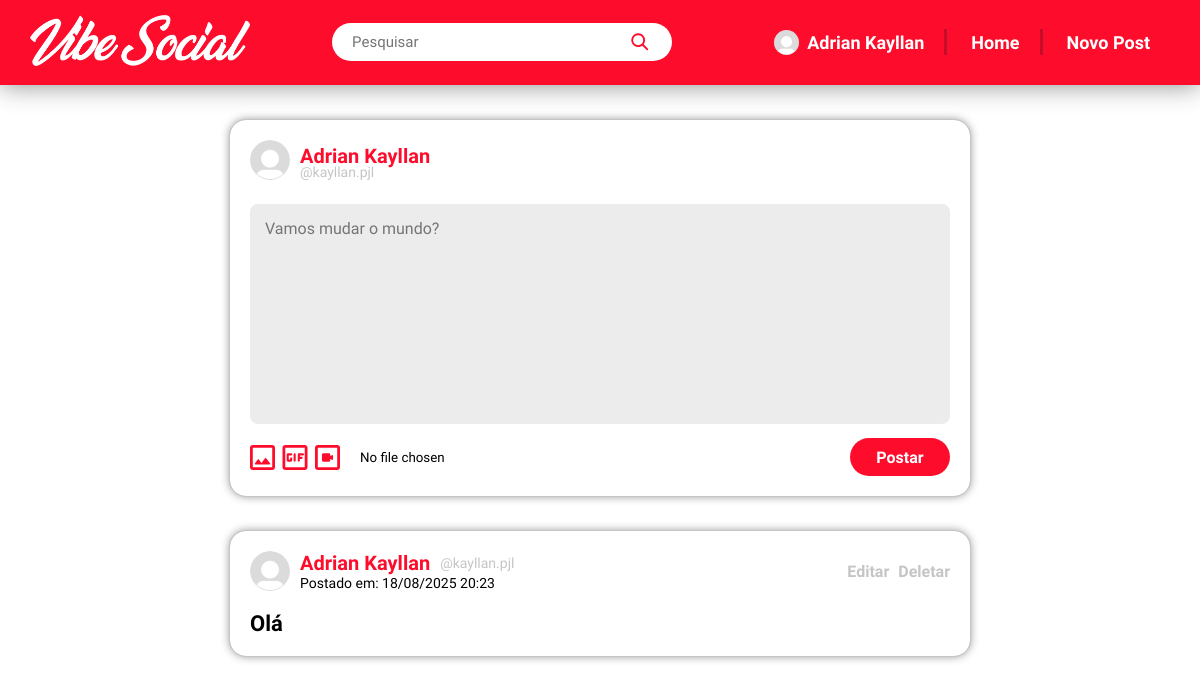
The page / (signed in) on the database its author committed.
### main/models.py (models this page shows, shortened)
class User(AbstractUser):
    name = models.CharField(max_length=64)
    email = models.EmailField(unique=True)
    profile_pic = models.ImageField(upload_to='profiles', default='default.jpg', null=True)
    USERNAME_FIELD = 'email'
    REQUIRED_FIELDS = ['name']

class Post(models.Model):
    content = models.TextField(null=True, blank=True)
    image = models.ImageField(upload_to='posts', null=True, blank=True)
    posted_by = models.ForeignKey(User, on_delete=models.CASCADE)
    time = models.DateTimeField(auto_now_add=True)

### main/views.py (the view)
# urls.py: path('', views.home_page, name='home_page'),
@login_required
def home_page(request):
    posts = Post.objects.all().order_by('-time')
    if request.method == 'POST':
        form = CreatePostForm(request.POST, request.FILES)
        if form.is_valid():
            post = form.save(commit=False)
            post.posted_by = request.user
            post.save()
            return redirect('home_page')
        else:
            messages.error(request, 'Algo de errado em seu post')
    else:
        form = CreatePostForm()
    context = {'form': form, 'posts': posts}
    return render(request, 'list.html', context)

### main/forms.py
class CreatePostForm(forms.ModelForm):
    content = forms.CharField(
            widget=forms.Textarea(
                attrs={'placeholder': 'Vamos mudar o mundo?'}
            )
        )
    class Meta:
        model = Post
        fields = ['content', 'image']

### main/templates/list.html (shortened to what this page needs)
{% extends 'layout.html' %}
{% block content %}
<div class="new">
    {% include 'newpost.html' %}
</div>
<div class="list">
    {% for post in posts %}
        <div class="post">
            <div class="post-infos">
                <div class="post-user">
                    <img src="{{ post.posted_by.profile_pic.url }}" alt="">
                    <div class="post-txts">
                        <h2>{{ post.posted_by.name }} <span>@{{ post.posted_by.username }}</span></h2>
                        <h4>Postado em: {{ post.time|date:"d/m/Y H:i" }}</h4>
                    </div>
                </div>
                {% if post.posted_by.username == request.user.username  %}
                    <div class="post-operations">
                        <a href="{% url 'edit_post' post.id %}">Editar</a>
                        <a href="{% url 'delete_post' post.id %}">Deletar</a>
                    </div>
                {% endif %}
            </div>
            <div class="post-content">
                <h1>{{ post.content }}</h1>
            </div>
        </div>
    {% endfor %}
</div>
{% endblock %}

### main/templates/layout.html (shortened to what this page needs)
{% load static %}
<!DOCTYPE html>
<html lang="en">
<head>
    <link rel="stylesheet" href="{% static 'styles/style.css' %}">
</head>
<body>
    <header>
        {% include 'header.html' %}
    </header>
    <main>
        {% block content %}
        {% endblock %}
    </main>
</body>
</html>

### main/templates/header.html
{% load static %}
<nav class="navbar">
    <ul>
        <li class="logo">
            <img src="{% static 'img/logo.png' %}" alt="">
        </li>
        {% if user.is_authenticated %}
        <li class="search">
            <input type="text" placeholder="Pesquisar">
            <button type="submit"><svg width="24" height="24" fill="none" viewBox="0 0 24 24" xmlns="http://www.w3.org/2000/svg"><path d="M10 2.5a7.5 7.5 0 0 1 5.964 12.048l4.743 4.745a1 1 0 0 1-1.32 1.497l-.094-.083-4.745-4.743A7.5 7.5 0 1 1 10 2.5Zm0 2a5.5 5.5 0 1 0 0 11 5.5 5.5 0 0 0 0-11Z" fill="#212121"/></svg></button>
        </li>
        <ul class="navegation">
            <li><a href=""><button><img src="{{ request.user.profile_pic.url }}" alt="">{{ request.user.name }}</button></a></li>
            <li><a href="{% url 'home_page' %}"><button>Home</button></a></li>
            <li><a href="{% url 'newpost' %}"><button>Novo Post</button></a></li>
        </ul>
        {% else %}
        <ul class="login">
            <li>{% include 'login.html' %}</li>
        </ul>
        {% endif %}
    </ul>
</nav>

### main/templates/newpost.html (shortened to what this page needs)
<div class="newpost">
    <div class="user-infos">
        <div class="user-img">
            <img src="{{ user.profile_pic.url }}" alt="">
        </div>
        <div class="user-txt">
            <h2>{{ user.name }}</h2>
            <h4>@{{ user.username }}</h4>
        </div>
    </div>
    <form method="post" enctype="multipart/form-data">
        <div class="form-to-post">
            {{ form.content }}
        </div>
        <div class="options">
            <div class="form-image">{{ form.image }}</div>
            <button type="submit" class="submit">Postar</button>
        </div>
    </form>
</div>

### main/static/styles/style.css (style rules this page uses)
* { margin: 0; padding: 0; font-family: "Geist", sans-serif; }
header { position: fixed; width: 100%; box-sizing: border-box; background-color: #fd0c2c; padding: 15px 30px; box-shadow: 0px 0px 25px rgb(138, 138, 138); }
header .navbar ul { display: flex; justify-content: space-between; align-items: center; list-style: none; }
header .navbar ul .logo img { width: 220px; height: auto; }
header .navbar ul .search { display: flex; align-items: center; justify-content: flex-end; }
header .navbar ul .search input { position: relative; padding: 15px 20px; border-radius: 9999px; border: none; height: 8px; width: 25vw; font-size: 15px; }
header .navbar ul .search button { display: flex; align-items: center; justify-content: center; position: absolute; background-color: transparent; border: none; margin-right: 20px; }
header .navbar ul .search button svg { height: 22px; }
header .navbar ul .navegation { display: flex; justify-content: center; align-items: center; }
header .navbar ul .navegation li { display: flex; justify-content: center; align-items: center; margin-right: 4px; border-right: 3px solid #c20e26; height: 26px; }
header .navbar ul .navegation li:last-child { margin-right: 0px; border-right: 0; }
header .navbar ul .navegation li a { text-decoration: none; }
header .navbar ul .navegation li a button { display: flex; align-items: center; justify-content: center; font-size: 18px; padding: 6px 20px; border: none; background-color: transparent; color: #fff; font-weight: bold; }
header .navbar ul .navegation li a button img { width: 25px; height: auto; border-radius: 9999px; margin-right: 8px; }
main { display: flex; align-items: center; flex-direction: column; padding-top: 85px; }
main .newpost { display: flex; justify-content: center; flex-direction: column; background-color: #fff; outline: 1px solid #c5c5c5; box-shadow: 0px 0px 10px rgb(138, 138, 138); padding: 20px; margin-block: 35px; border-radius: 1rem; width: 700px; }
main .newpost .user-infos { display: flex; align-items: center; margin-bottom: 20px; }
main .newpost .user-infos .user-img img { border-radius: 9999px; margin-right: 10px; height: 40px; width: 40px; }
main .newpost .user-infos .user-txt { display: flex; flex-direction: column; }
main .newpost .user-infos .user-txt h2 { font-size: 20px; color: #fd0c2c; }
main .newpost .user-infos .user-txt h4 { font-weight: 400; color: #c5c5c5; font-size: 14px; margin-top: -4px; }
main .newpost form { display: flex; justify-content: center; flex-direction: column; }
main .newpost form .form-to-post textarea { background-color: #ececec; width: 100%; border-radius: 0.5rem; resize: none; border: none; padding: 15px; box-sizing: border-box; font-size: 16px; }
main .newpost form .options { display: flex; justify-content: space-between; align-items: center; margin-top: 10px; }
main .newpost form .options .submit { padding: 10px 20px; background-color: #fd0c2c; font-size: 16px; font-weight: bold; color: #fff; border-radius: 9999px; border: none; width: 100px; height: 38px; box-sizing: border-box; }
.list { display: flex; flex-direction: column; }
.list .post { display: flex; justify-content: center; flex-direction: column; background-color: #fff; outline: 1px solid #c5c5c5; box-shadow: 0px 0px 10px rgb(138, 138, 138); padding: 20px; margin-bottom: 35px; border-radius: 1rem; width: 700px; }
.list .post .post-infos { display: flex; justify-content: space-between; align-items: center; }
.list .post .post-infos .post-user { display: flex; align-items: center; }
.list .post .post-infos .post-user img { width: 40px; height: 40px; border-radius: 9999px; margin-right: 10px; }
.list .post .post-infos .post-user .post-txts h2 { font-size: 20px; color: #fd0c2c; display: flex; align-items: center; }
.list .post .post-infos .post-user .post-txts h2 span { font-size: 14px; margin-left: 10px; color: #c5c5c5; font-weight: 400; }
.list .post .post-infos .post-user .post-txts h4 { font-weight: 400; font-size: 14px; }
.list .post .post-infos .post-operations a { color: #c5c5c5; text-decoration: none; font-weight: 600; font-size: 16px; }
.list .post .post-infos .post-operations a:first-child { margin-right: 5px; }
.list .post .post-content { margin-top: 20px; }
.list .post .post-content h1 { font-size: 22px; white-space: pre-line; }

### rows shown on the page
User: user.profile_pic (placeholder picture), user.name "Adrian Kayllan", profile_pic (placeholder picture), name "Adrian Kayllan", username "kayllan.pjl"
Post: posted_by.profile_pic (placeholder picture), posted_by.name "Adrian Kayllan", posted_by.username "kayllan.pjl", time "18/08/2025 20:23", shows "Editar", content "Olá"
